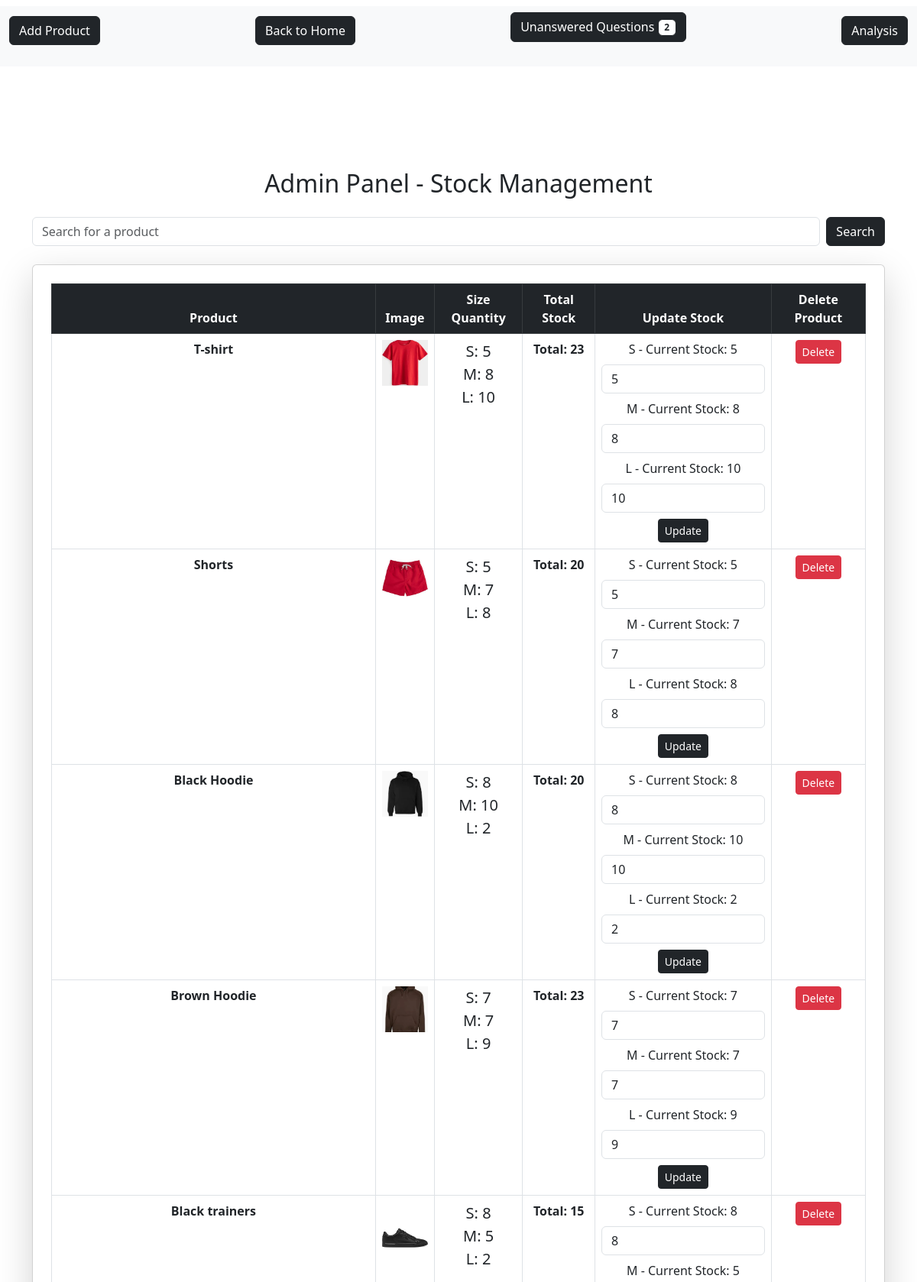
The app's page /store/admin/stock/ (signed in, upper part) with its own data.
### store/models.py (models this page shows, shortened)
class Product(models.Model):
    name = models.CharField(max_length=255)
    description = models.TextField()
    price = models.DecimalField(max_digits=10, decimal_places=2)
    category = models.ForeignKey(Category, on_delete=models.CASCADE)
    image = models.ImageField(null=True, blank=True)
    sizes = models.ManyToManyField(Size, related_name='products')
    colour = models.CharField(max_length=50, blank=True, null=True)
    quantity_in_stock = models.PositiveIntegerField(default=0)

class Size(models.Model):
    name = models.CharField(max_length=50)

class ProductSize(models.Model):
    product = models.ForeignKey(Product, on_delete=models.CASCADE, related_name="size_stock")
    size = models.ForeignKey(Size, on_delete=models.CASCADE)
    quantity = models.PositiveIntegerField(default=0)

### store/views.py (the view)
# urls.py: path('admin/stock/', stock_management, name='stock_management'),
def stock_management(request):
    if not request.user.is_authenticated:
        return redirect('login')
    if not request.user.is_superuser:
        return redirect('home')
    products = Product.objects.prefetch_related("size_stock__size").all()
    sizes = Size.objects.all()
    unanswered_count = Question.objects.filter(answer__isnull=True).count()
    most_purchased = (
        CartItem.objects.values('product')
        .annotate(total_quantity=Sum('quantity'))
        .order_by('-total_quantity')
        .first()
    )
    return render(request, 'stock.html', {
        'products': products,
        'sizes': sizes,
        'unanswered_count': unanswered_count,
        'most_purchased': most_purchased,
    })

### cart/context_processors.py (called while the page is built, shortened)
def counter(request):
    item_count = 0
    if 'admin' in request.path:
        return {}
    return {'item_count':item_count}

### loyalty/context_processors.py (called while the page is built)
def loyalty_points(request):
    if request.user.is_authenticated:
        try:
            loyalty = Loyalty.objects.get(user=request.user)
        except Loyalty.DoesNotExist:
            loyalty = None
    else:
        loyalty = None
    return {'loyalty': loyalty}

### store/templates/stock.html (shortened to what this page needs)
{% load static %}
<!DOCTYPE html>
<html lang="en">
<head>
    <link rel="stylesheet" href="{% static 'css/style.css' %}">
    <link rel="stylesheet" href="https://cdn.jsdelivr.net/npm/bootstrap@5.3.0/dist/css/bootstrap.min.css">
</head>
<body>
    <nav class="navbar navbar-expand-lg navbar-light bg-light mt-2" style="margin-bottom: 20px;">
        <div class="container-fluid">
            <div class="text-end mb-3">
                <a href="{% url 'store:add_product' %}" class="btn btn-dark">Add Product</a>
            </div>
            <div class="text-center mb-3">
                <a href="{% url 'homepage' %}" class="btn btn-dark">Back to Home</a>
            </div>
            <div class="mb-4 text-end">
                <a href="{% url 'questions:unanswered_admin' %}" class="btn btn-dark">
                    Unanswered Questions <span class="badge bg-white text-dark border border-dark">{{ unanswered_count }}</span>
                </a>
            </div>
            <div class="text-center mb-3">
                <a href="{% url 'store:admin_analytics' %}" class="btn btn-dark">Analysis</a>
            </div>
        </div>
    </nav>
    <main style="padding-top: 90px;">
        <div class="container mt-4">
            <h2 class="text-center mb-4">Admin Panel - Stock Management</h2>
            <form class="d-flex mb-4" action="{% url 'store:stocksearch' %}" method="GET">
                <input class="form-control me-2" type="search" name="q" placeholder="Search for a product" aria-label="Search">
                <button class="btn btn-dark my-2 my-sm-0" type="submit">Search</button>
            </form>
            <div class="card shadow-lg p-4">
                <div class="table-responsive">
                    <table class="table table-bordered text-center">
                        <thead class="table-dark">
                            <tr>
                                <th>Product</th>
                                <th>Image</th>
                                <th>Size Quantity</th>
                                <th>Total Stock</th>
                                <th>Update Stock</th>
                                <th>Delete Product</th>
                            </tr>
                        </thead>
                        <tbody>
                            {% for product in products %}
                                <tr {% if product.quantity_in_stock < 5 %} style="background-color: #ffcccc;" {% endif %}>
                                    <td class="fw-bold">{{ product.name }}</td>
                                    <td>
                                        {% if product.image %}
                                            <img src="{{ product.image.url }}" alt="{{ product.name }}" style="width: 60px; height: 60px; object-fit: cover;">
                                        {% else %}
                                            <img src="{% static 'images/placeholder.png' %}" alt="No image" style="width: 60px; height: 60px; object-fit: cover;">
                                        {% endif %}
                                    </td>
                                    <td class="fs-5">
                                        <ul style="list-style-type: none; padding-left: 0;">
                                            {% for size in product.sizes.all %}
                                                <li>
                                                    {{ size.name }}:
                                                    {% for ps in product.size_stock.all %}
                                                        {% if ps.size.id == size.id %}
                                                            {{ ps.quantity }}
                                                        {% endif %}
                                                    {% endfor %}
                                                </li>
                                            {% endfor %}
                                        </ul>
                                    </td>
                                    <td class="text-center">
                                        <strong>Total: {{ product.quantity_in_stock }}</strong>
                                    </td>
                                    <td>
                                        <form method="POST" action="{% url 'store:update_stock' %}">
                                            {% for size in product.sizes.all %}
                                                <div class="mb-2">
                                                    <label for="size_{{ size.id }}" class="form-label">
                                                        {{ size.name }} - Current Stock:
                                                        {% for ps in product.size_stock.all %}
                                                            {% if ps.size.id == size.id %}
                                                                {{ ps.quantity }}
                                                            {% endif %}
                                                        {% endfor %}
                                                    </label>
                                                    <input type="number" name="size_{{ size.id }}" id="size_{{ size.id }}" class="form-control" min="0"
                                                           value="{% for ps in product.size_stock.all %}{% if ps.size.id == size.id %}{{ ps.quantity }}{% endif %}{% endfor %}">
                                                </div>
                                            {% endfor %}
                                            <button type="submit" class="btn btn-dark btn-sm">Update</button>
                                        </form>
                                    </td>
                                    <td>
                                        <form method="POST" action="{% url 'store:delete_product' product.id %}">
                                            <button type="submit" class="btn btn-danger btn-sm">Delete</button>
                                        </form>
                                    </td>
                                </tr>
                            {% endfor %}
                        </tbody>
                    </table>
                </div>
            </div>
        </div>
    </main>
</body>
</html>

### records on screen
Product: name "T-shirt", image (picture), quantity_in_stock "23"
Size: name "S"
ProductSize: quantity "5"
Size: name "M"
ProductSize: quantity "8"
Size: name "L"
ProductSize: quantity "10"
Product: name "Shorts", image (picture), quantity_in_stock "20"
ProductSize: quantity "5"
ProductSize: quantity "7"
ProductSize: quantity "8"
Product: name "Black Hoodie", image (picture), quantity_in_stock "20"
ProductSize: quantity "8"
ProductSize: quantity "10"
ProductSize: quantity "2"
Product: name "Brown Hoodie", image (picture), quantity_in_stock "23"
ProductSize: quantity "7"
ProductSize: quantity "7"
ProductSize: quantity "9"
Product: name "Black trainers", image (picture), quantity_in_stock "15"
ProductSize: quantity "8"
ProductSize: quantity "5"
ProductSize: quantity "2"

### other values on screen
{{ unanswered_count }} "2"
